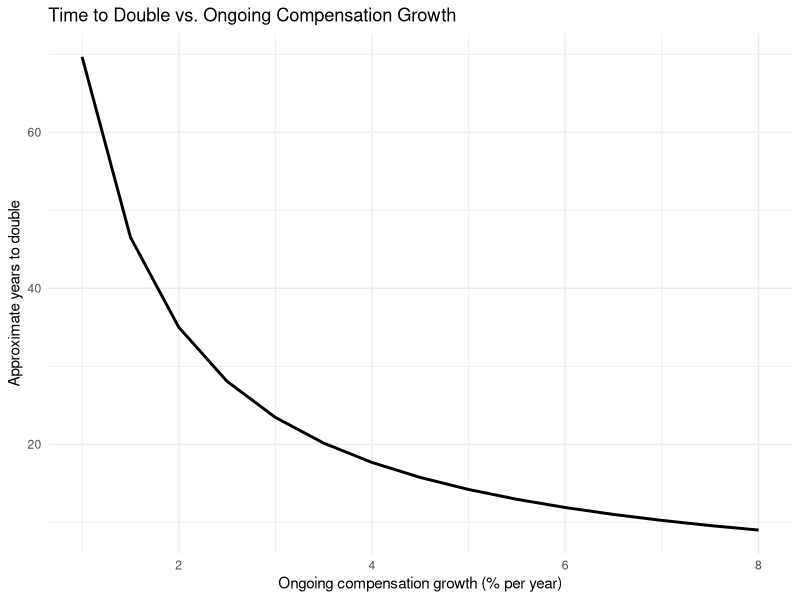
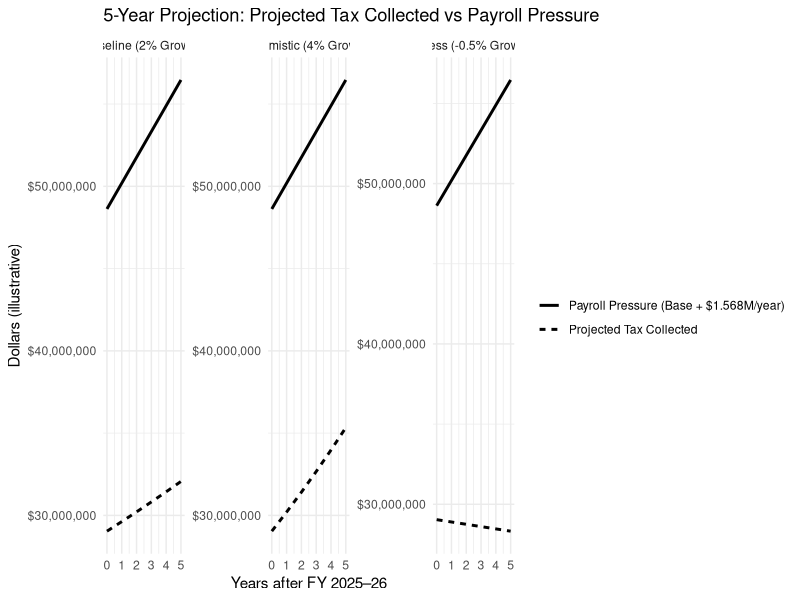

These figures' R source, in order:
## ---- chunk 1
#| label: time-to-double-plot

growth_rates <- data.frame(
  annual_growth_rate = seq(0.01, 0.08, by = 0.005)
) |>
  dplyr::mutate(
    annual_growth_pct = annual_growth_rate * 100,
    doubling_time_years = log(2) / log(1 + annual_growth_rate)
  )

ggplot2::ggplot(growth_rates, ggplot2::aes(x = annual_growth_pct, y = doubling_time_years)) +
  ggplot2::geom_line(linewidth = 1) +
  ggplot2::labs(
    title = "Time to Double vs. Ongoing Compensation Growth",
    x = "Ongoing compensation growth (% per year)",
    y = "Approximate years to double"
  ) +
  ggplot2::theme_minimal()
## ---- chunk 2
#| label: five-year-model

# Inputs (edit if you want)
tax_rate_per_100 <- 0.5064
taxable_value_start <- 5734815455

# Merit/Step full-year recurring cost (from midyear $784k statement)
merit_step_full_year <- 784000 * 2

# Illustrative payroll base (replace with a confirmed payroll base if desired)
payroll_base_start <- 48623715

years <- 0:5

scenarios <- data.frame(
  scenario = c("Optimistic (4% Growth)",
               "Baseline (2% Growth)",
               "Stress (-0.5% Growth)"),
  taxable_value_growth = c(0.04, 0.02, -0.005)
)

proj <- tidyr::expand_grid(
  scenarios,
  year = years
) |>
  dplyr::mutate(
    taxable_value = taxable_value_start * (1 + taxable_value_growth) ^ year,
    projected_tax_collected = (taxable_value / 100) * tax_rate_per_100,
    payroll_pressure = payroll_base_start + (merit_step_full_year * year),
    gap = projected_tax_collected - payroll_pressure
  )
## ---- chunk 3
#| label: projection-table-with-gap

proj_table <- proj |>
  dplyr::mutate(
    projected_tax_collected = round(projected_tax_collected, 0),
    payroll_pressure = round(payroll_pressure, 0),
    gap = round(gap, 0)
  ) |>
  dplyr::select(
    scenario,
    year,
    projected_tax_collected,
    payroll_pressure,
    gap
  )

flextable::flextable(proj_table) |>
  flextable::colformat_num(
    j = c("projected_tax_collected", "payroll_pressure", "gap"),
    big.mark = ",",
    digits = 0
  ) |>
  flextable::autofit()
## ---- chunk 4
#| label: five-year-plot

plot_df <- proj |>
  tidyr::pivot_longer(
    cols = c(projected_tax_collected, payroll_pressure),
    names_to = "metric",
    values_to = "value"
  ) |>
  dplyr::mutate(
    metric = dplyr::recode(
      metric,
      projected_tax_collected = "Projected Tax Collected",
      payroll_pressure = "Payroll Pressure (Base + $1.568M/year)"
    )
  )

ggplot2::ggplot(plot_df, ggplot2::aes(x = year, y = value, linetype = metric)) +
  ggplot2::geom_line(linewidth = 1) +
  ggplot2::facet_wrap(~ scenario, scales = "free_y") +
  ggplot2::scale_y_continuous(labels = scales::label_dollar()) +
  ggplot2::scale_x_continuous(breaks = years) +
  ggplot2::labs(
    title = "5-Year Projection: Projected Tax Collected vs Payroll Pressure",
    x = "Years after FY 2025–26",
    y = "Dollars (illustrative)",
    linetype = ""
  ) +
  ggplot2::theme_minimal()
